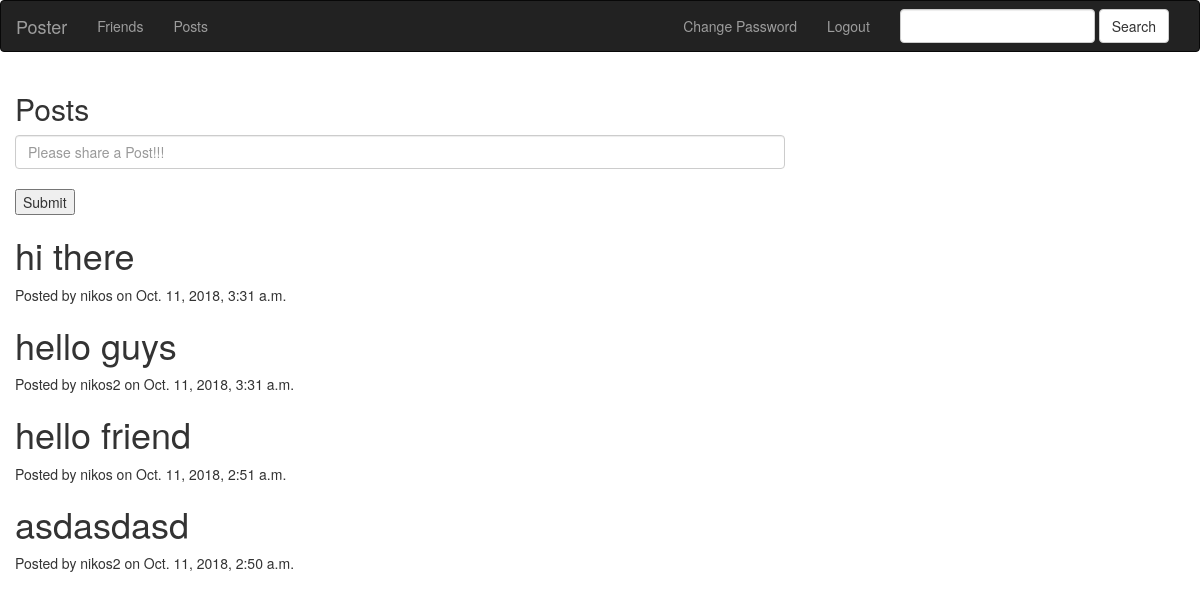
Screenshot of /accounts/my_posts/ with the database file from the repository.
### accounts/models.py (models this page shows)
class Post(models.Model):
    post = models.CharField(max_length=1024)
    user = models.ForeignKey(User, on_delete=models.CASCADE)
    created = models.DateTimeField(auto_now_add=True)
    updated = models.DateTimeField(auto_now=True)

### accounts/views.py (the view, shortened to what this page needs)
# urls.py: path('my_posts/', views.PostView.as_view(), name='my_posts'),
class PostView(TemplateView):
    template_name = 'accounts/posts.html'
    def get(self, request):
        form = PostForm()
        posts = Post.objects.all().order_by('-created')
        users = User.objects.exclude(id=request.user.id)
        return render(request, self.template_name, {'form': form, 'posts': posts, 'users': users})

### accounts/forms.py
class PostForm(forms.ModelForm):
    post = forms.CharField(widget=forms.TextInput(
        attrs={'class': 'form-control', 'placeholder': 'Please share a Post!!!'})
    )
    class Meta:
        model = Post
        fields = {'post',}

### templates/accounts/posts.html (shortened to what this page needs)
{% extends 'home.html' %}
{% block content %}
<div class="col-md-8">
    <h2>Posts</h2>
    <form method="post">
        {{ form.post }}
        <br>
        <button type="submit">Submit</button>
    </form>
    {% for post in posts %}
        <h1>{{ post.post }}</h1>
        <p>Posted by {{ post.user.username }} on {{ post.created }}</p>
    {% endfor %}
</div>
{% endblock %}

### templates/home.html (shortened to what this page needs)
<!DOCTYPE html>
<html lang="en">
<head>
    {% load staticfiles %}
    <link rel="stylesheet" href="https://maxcdn.bootstrapcdn.com/bootstrap/3.3.6/css/bootstrap.min.css">
</head>
<body>
<nav class="navbar navbar-inverse">
    <div class="container-fluid">
        <div class="navbar-header">
            <a class="navbar-brand" href="{% url 'accounts:home' %}">Poster</a>
        </div>
       <div class="collapse navbar-collapse" id="topNavBar">
            <ul class="nav navbar-nav">
                <li><a href="{% url 'accounts:MyFriends' %}"> Friends</a></li>
                <li><a href="{% url 'accounts:my_posts' %}"> Posts</a></li>
            </ul>
            <form class="navbar-form navbar-right" role="search" method="get" action="{% url 'accounts:show_user' %}">
                <div class="form-group">
                    <input type="text" class="form-control" name="user_name" value="{{ request.GET.user_name }}">
                </div>
                <button type="submit" class="btn btn-default">Search</button>
            </form>
            <ul class="nav navbar-nav navbar-right">
                <li><a href="{% url 'accounts:change_password' %}">Change Password</a></li>
                <li><a href="{% url 'accounts:logout_user' %}">Logout</a></li>
            </ul>
        </div>
    </div>
</nav>
{% block content %}{% endblock %}
</body>
</html>

### rows the page displays
Post: post "hi there", user.username "nikos", created "Oct. 11, 2018, 3:31 a.m."
Post: post "hello guys", user.username "nikos2", created "Oct. 11, 2018, 3:31 a.m."
Post: post "hello friend", user.username "nikos", created "Oct. 11, 2018, 2:51 a.m."
Post: post "asdasdasd", user.username "nikos2", created "Oct. 11, 2018, 2:50 a.m."
